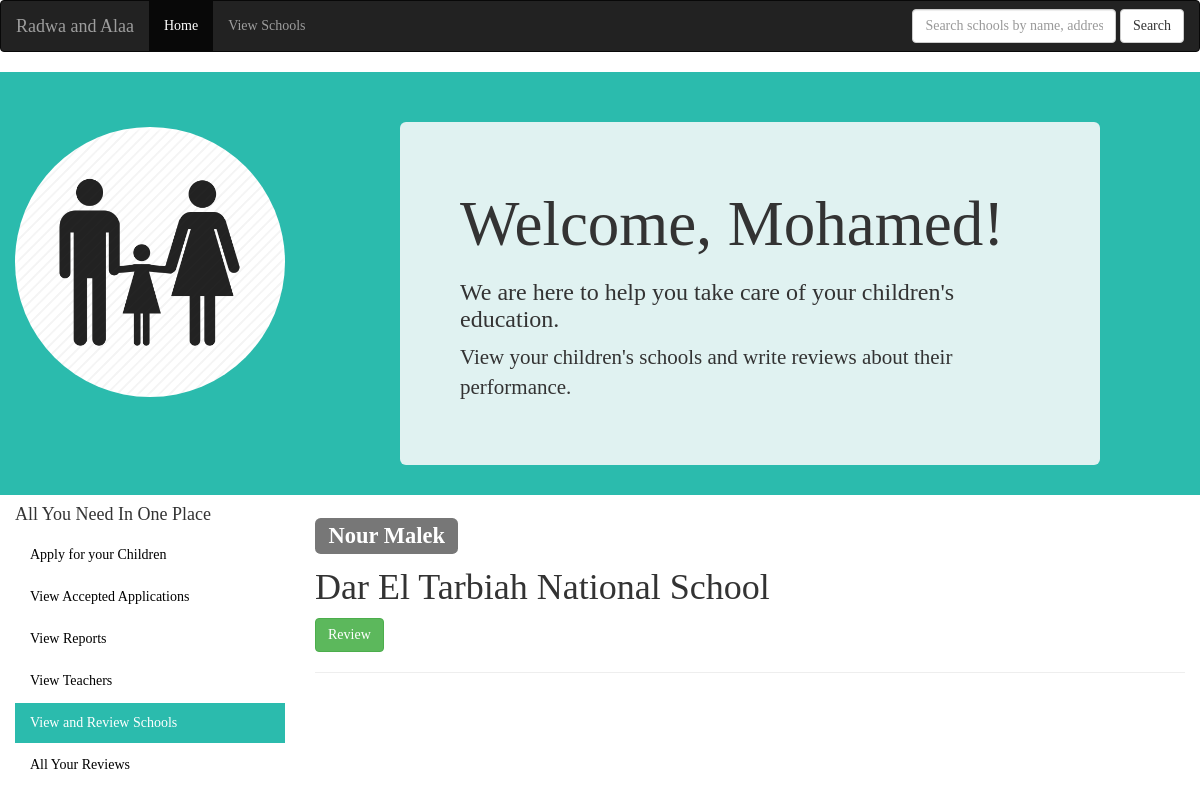
Screenshot of /website/parent/parent-view-schools.php?id=3 with the database file from the repository.
### tables this page shows
CREATE TABLE Parents (
	PRIMARY KEY (id),
	id INT AUTO_INCREMENT, 
	username VARCHAR(100) UNIQUE, 
	password VARCHAR(20),
	first_name VARCHAR(100), 
	last_name VARCHAR(100), 
	email VARCHAR(100) UNIQUE,
	address VARCHAR(600), 
	home_phone VARCHAR(100)
);

CREATE TABLE Students (
	PRIMARY KEY (ssn), 
	ssn INT, 
	id INT DEFAULT NULL,
	username VARCHAR(100),
	password VARCHAR(20),
	school_id INT DEFAULT NULL,
	first_name VARCHAR(100) NOT NULL,
	last_name VARCHAR(100) NOT NULL, 
	gender VARCHAR(10),
	birthdate DATE,
	age INT,
	grade INT,
	level VARCHAR(100), 
	CHECK (level = 'elementary' or level = 'middle' or level = 'high'),
	FOREIGN KEY (school_id) REFERENCES Schools(id) ON DELETE SET NULL 
);

CREATE TABLE Schools (
	id INT PRIMARY KEY AUTO_INCREMENT, 
	name VARCHAR(200),
	address VARCHAR(200),  
	mission VARCHAR(500), 
	vision VARCHAR(500), 
	language VARCHAR(20), 
	general_info VARCHAR(2000), 
	fees INT, 
	type VARCHAR(20), 
	CHECK (type = 'national' OR type = 'National' OR type = 'international' OR type = 'International'),  
	email VARCHAR(50) UNIQUE 
);

### website/parent/parent-view-schools.php (the view, shortened to what this page needs)
<!DOCTYPE html>
<html>
<link rel="stylesheet" type="text/css" href="../bootstrap.css">
<link rel="stylesheet" type="text/css" href="parent.css">
<head>
</head>
<?php
include "../connection-values.php";
$id = $_GET['id'];
$call = $conn->prepare('SELECT * FROM Parents WHERE id = ?');
$call->bind_param('i', $id);
if($call->execute()) {
	$result = $call->get_result();
	$parent = $result->fetch_array(MYSQLI_BOTH);
} else {
	echo $call->error;
}
$call = $conn->prepare('CALL view_children_schools(?)');
$call->bind_param('i', $id);
if($call->execute()) {
	$children = $call->get_result();
}
?>
<body>
	<nav class="navbar navbar-inverse">
		<div class="container-fluid">
			<div class="navbar-header">
				<a class="navbar-brand" href="#">Radwa and Alaa</a>
			</div>
			<ul class="nav navbar-nav">
				<li class="active"><a href="../index.php">Home</a></li>
				<li><a href="../view-schools.php">View Schools</a></li>
			</ul>
			<form id = "search-bar"  method = "post" class="navbar-form navbar-right" action = "../search-schools.php">
				<div class="form-group">
					<input  type="text" class="form-control" placeholder="Search schools by name, address or type" name="school">
				</div>
				<button type="submit" class="btn btn-default">Search</button>
			</form>
		</div>
	</nav>
	<div class = "container-custom container-fluid">
		<div class="row">
			<div class="col-md-3 ">
				<img id = "logo" src="parent-icon.png" class="img-responsive img-circle margin" width = "300" height="300">
			</div>
			<div id = "welcome-panel" class="col-md-7 col-md-offset-1 jumbotron">
				<h1>Welcome, <?php echo $parent['first_name']; ?>!</h1>
				<h3>We are here to help you take care of your children's education.</h3>
				<p> View your children's schools and write reviews about their performance. </p>
			</div>
		</div>
	</div>
	<div class="container-fluid">
		<div class="row">
			<div class="col-sm-3 sidenav">
				<h4>All You Need In One Place </h4>
				<ul class="nav nav-pills nav-stacked">
					<li><a href="<?php echo 'parent.php?id=' . $id; ?>">Apply for your Children</a></li>
					<li><a href="<?php echo 'parent-accepted.php?id=' . $id; ?>">View Accepted Applications</a></li>
					<li><a href="<?php echo 'parent-view-reports.php?id=' . $id; ?>">View Reports</a></li>
					<li><a href="<?php echo 'parent-view-teachers.php?id=' . $id; ?>">View Teachers</a></li>
					<li id="active-button" class="active"> <a href="<?php echo 'parent-view-schools.php?id=' . $id; ?>">View and Review Schools</a></li>
					<li><a href="<?php echo 'parent-reviews.php?id=' . $id; ?>">All Your Reviews</a></li>
				</ul><br>
			</div>
			<div class="col-md-9">
				<?php
				while($row = $children->fetch_array(MYSQLI_BOTH)) {
					echo "<h2> <label class = 'label label-default'> $row[2] $row[3] </label> </h2> ";
					echo "<h1> $row[1]</h1>";
					echo "<a class = 'btn btn-success' href = 'parent-write-review.php?id=$id&school_id=$row[0]&school_name=$row[1]'> Review </a> <hr> <br>";
					}
				?>
			</div>
		</div>
	</div>
</body>
</html>

### website/parent/parent.css (style rules this page uses)
body { font-family: Palatino, "Palatino Linotype", "Palatino LT STD", "Book Antiqua", Georgia, serif; }
.container-custom { background-color: #2BBBAD; }
#logo { background-color: white; margin-right: auto; margin-bottom: auto; margin-top: 55px; }
#welcome-panel { margin-top: 50px !important; background-color: #e0f2f1; }
#active-button { background-color: #2BBBAD !important; }
.sidenav { height: 100%; }
.nav-pills > li.active > a, .nav-pills > li.active > a:hover, .nav-pills > li.active > a:focus { color: #fff; background-color: #2BBBAD ; }
a { color: #000000; text-decoration: none; }

### rows the page displays
parents: first_name "Mohamed"
students: first_name "Nour", last_name "Malek", school.name "Dar El Tarbiah National School"
